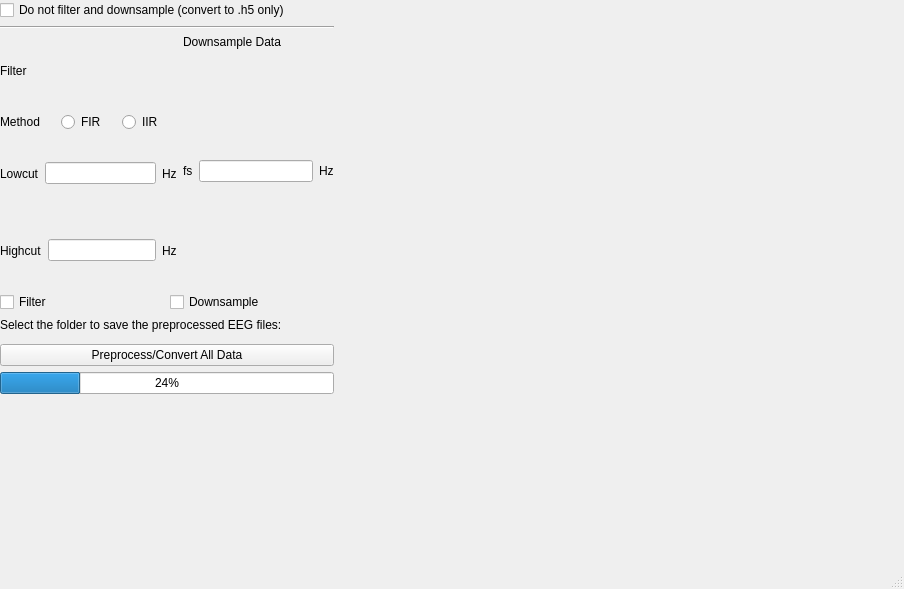
<?xml version="1.0" encoding="UTF-8"?>
<ui version="4.0">
 <class>MainWindow</class>
 <widget class="QMainWindow" name="MainWindow">
  <property name="geometry">
   <rect>
    <x>0</x>
    <y>0</y>
    <width>904</width>
    <height>589</height>
   </rect>
  </property>
  <property name="windowTitle">
   <string>MainWindow</string>
  </property>
  <widget class="QWidget" name="centralwidget">
   <widget class="QWidget" name="verticalLayoutWidget">
    <property name="geometry">
     <rect>
      <x>0</x>
      <y>0</y>
      <width>334</width>
      <height>394</height>
     </rect>
    </property>
    <layout class="QVBoxLayout" name="verticalLayout">
     <item>
      <layout class="QHBoxLayout" name="horizontalLayout"/>
     </item>
     <item>
      <widget class="QCheckBox" name="no_option_checkbox">
       <property name="text">
        <string>Do not filter and downsample (convert to .h5 only)</string>
       </property>
      </widget>
     </item>
     <item>
      <widget class="Line" name="line">
       <property name="orientation">
        <enum>Qt::Horizontal</enum>
       </property>
      </widget>
     </item>
     <item>
      <layout class="QHBoxLayout" name="horizontalLayout_2">
       <item>
        <layout class="QVBoxLayout" name="verticalLayout_2">
         <item>
          <widget class="QLabel" name="filter_label">
           <property name="text">
            <string>Filter</string>
           </property>
          </widget>
         </item>
         <item>
          <layout class="QHBoxLayout" name="horizontalLayout_3">
           <item>
            <widget class="QLabel" name="label_3">
             <property name="text">
              <string>Method</string>
             </property>
            </widget>
           </item>
           <item>
            <widget class="QRadioButton" name="fir_filtermethod_radio">
             <property name="text">
              <string>FIR</string>
             </property>
            </widget>
           </item>
           <item>
            <widget class="QRadioButton" name="iir_filtermethod_radio">
             <property name="text">
              <string>IIR</string>
             </property>
            </widget>
           </item>
          </layout>
         </item>
         <item>
          <layout class="QHBoxLayout" name="horizontalLayout_4">
           <item>
            <widget class="QLabel" name="lowcut_freq_label">
             <property name="text">
              <string>Lowcut</string>
             </property>
            </widget>
           </item>
           <item>
            <widget class="QLineEdit" name="lowcut_freq_input"/>
           </item>
           <item>
            <widget class="QLabel" name="label_5">
             <property name="text">
              <string>Hz</string>
             </property>
            </widget>
           </item>
          </layout>
         </item>
         <item>
          <layout class="QHBoxLayout" name="horizontalLayout_5">
           <item>
            <widget class="QLabel" name="highcut_freq_label">
             <property name="text">
              <string>Highcut</string>
             </property>
            </widget>
           </item>
           <item>
            <widget class="QLineEdit" name="highcut_freq_input"/>
           </item>
           <item>
            <widget class="QLabel" name="label_8">
             <property name="text">
              <string>Hz</string>
             </property>
            </widget>
           </item>
          </layout>
         </item>
        </layout>
       </item>
       <item>
        <layout class="QVBoxLayout" name="verticalLayout_3">
         <item>
          <widget class="QLabel" name="downsamp_label">
           <property name="text">
            <string>Downsample Data</string>
           </property>
          </widget>
         </item>
         <item>
          <spacer name="verticalSpacer">
           <property name="orientation">
            <enum>Qt::Vertical</enum>
           </property>
           <property name="sizeHint" stdset="0">
            <size>
             <width>126</width>
             <height>98</height>
            </size>
           </property>
          </spacer>
         </item>
         <item>
          <layout class="QHBoxLayout" name="horizontalLayout_6">
           <item>
            <widget class="QLabel" name="downsamp_freq_label">
             <property name="text">
              <string>fs</string>
             </property>
            </widget>
           </item>
           <item>
            <widget class="QLineEdit" name="downsamp_freq_input"/>
           </item>
           <item>
            <widget class="QLabel" name="label_9">
             <property name="text">
              <string>Hz</string>
             </property>
            </widget>
           </item>
          </layout>
         </item>
         <item>
          <spacer name="verticalSpacer_2">
           <property name="orientation">
            <enum>Qt::Vertical</enum>
           </property>
           <property name="sizeHint" stdset="0">
            <size>
             <width>126</width>
             <height>98</height>
            </size>
           </property>
          </spacer>
         </item>
        </layout>
       </item>
      </layout>
     </item>
     <item>
      <layout class="QHBoxLayout" name="horizontalLayout_8">
       <item>
        <widget class="QCheckBox" name="filter_option_checkbox">
         <property name="text">
          <string>Filter</string>
         </property>
        </widget>
       </item>
       <item>
        <widget class="QCheckBox" name="downsamp_option_checkbox">
         <property name="text">
          <string>Downsample</string>
         </property>
        </widget>
       </item>
      </layout>
     </item>
     <item>
      <widget class="QLabel" name="label_12">
       <property name="text">
        <string>Select the folder to save the preprocessed EEG files:</string>
       </property>
      </widget>
     </item>
     <item>
      <widget class="QWidget" name="uigetdir_widget" native="true"/>
     </item>
     <item>
      <widget class="QPushButton" name="preprocess_data_button">
       <property name="text">
        <string>Preprocess/Convert All Data</string>
       </property>
      </widget>
     </item>
     <item>
      <layout class="QHBoxLayout" name="horizontalLayout_7">
       <item>
        <widget class="QProgressBar" name="preprocessing_progress">
         <property name="value">
          <number>24</number>
         </property>
        </widget>
       </item>
      </layout>
     </item>
    </layout>
   </widget>
  </widget>
  <widget class="QMenuBar" name="menubar">
   <property name="geometry">
    <rect>
     <x>0</x>
     <y>0</y>
     <width>904</width>
     <height>24</height>
    </rect>
   </property>
  </widget>
  <widget class="QStatusBar" name="statusbar"/>
 </widget>
 <resources/>
 <connections/>
</ui>
